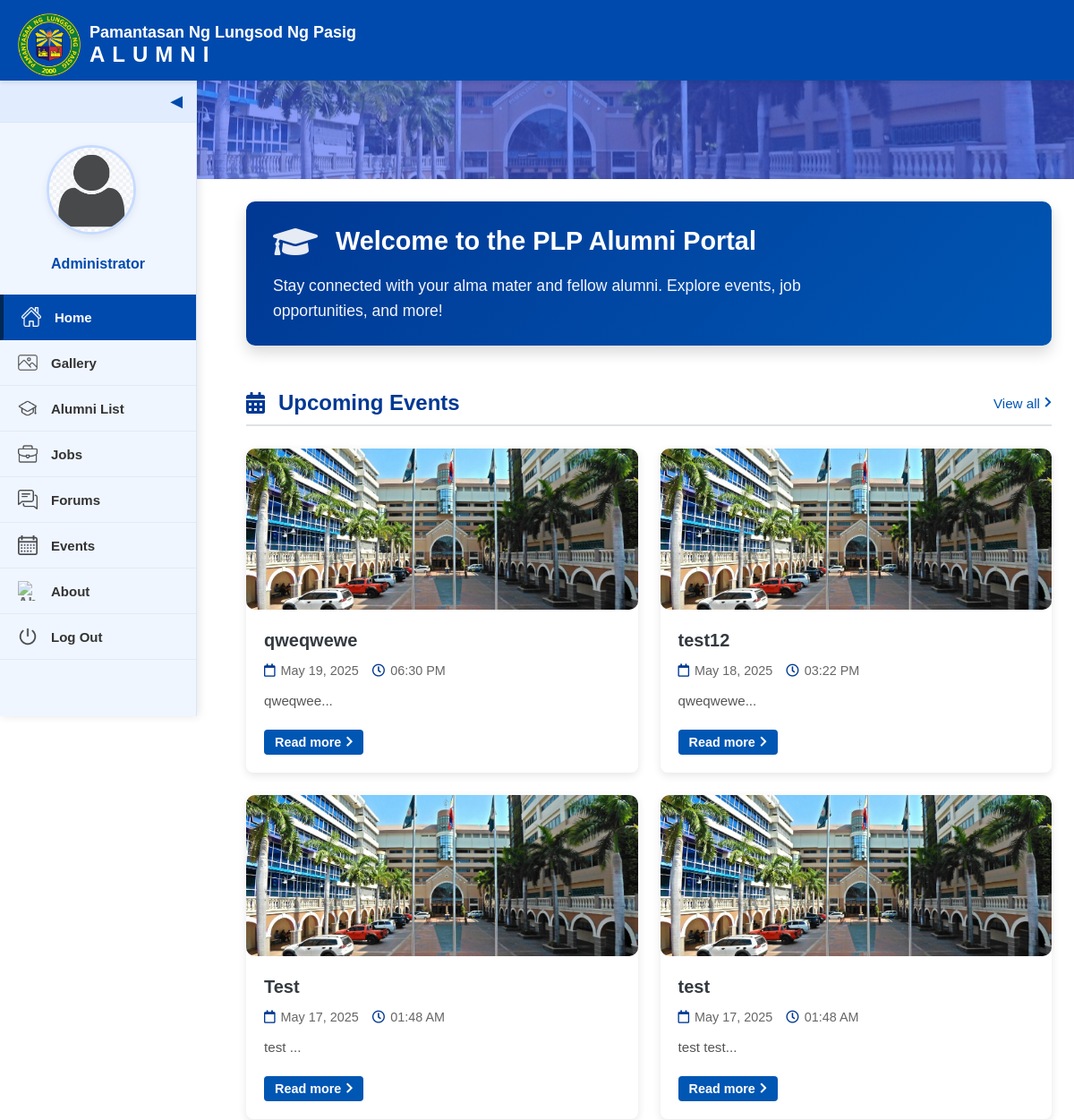
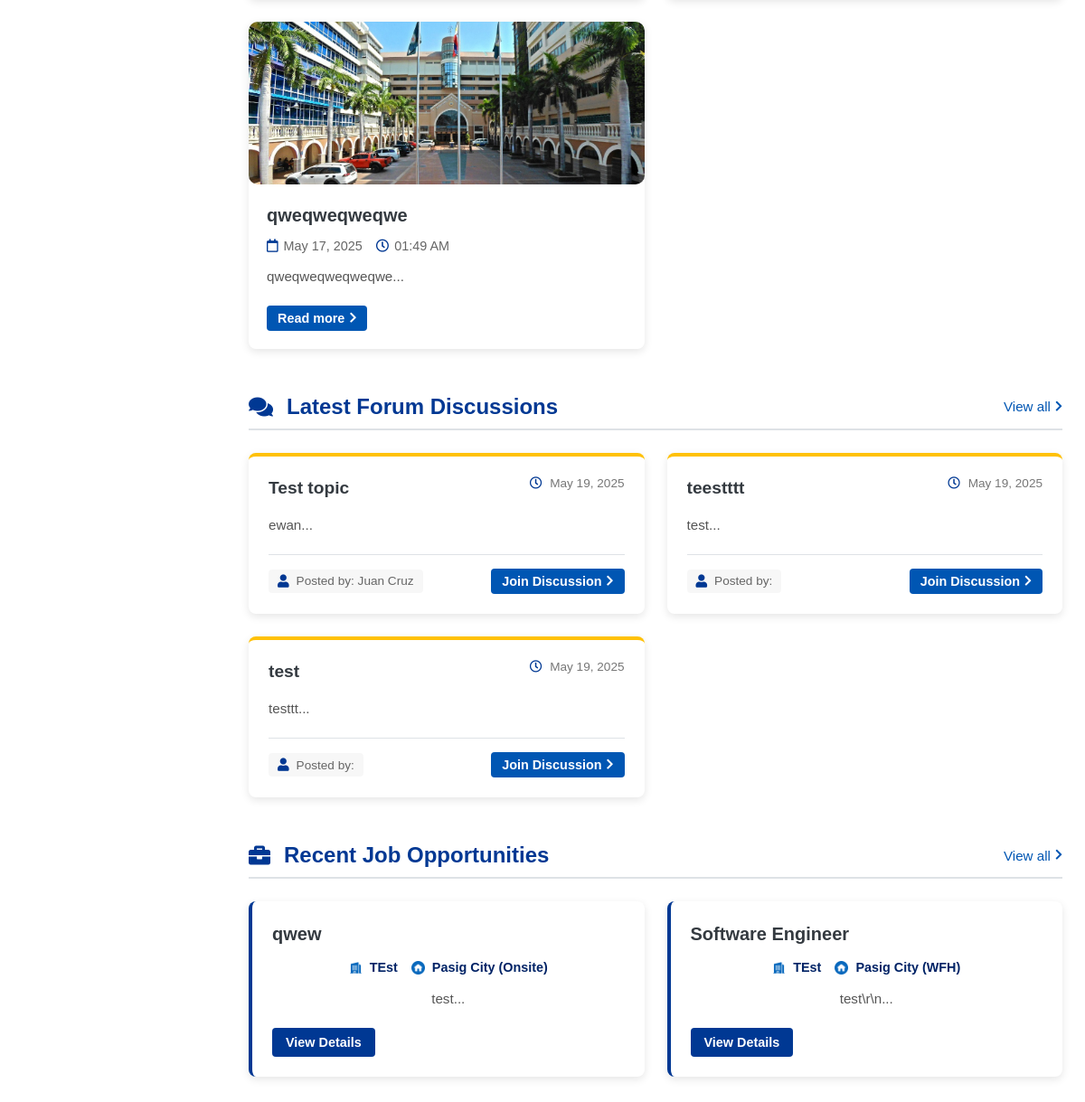
The page /alumni-home.php (signed in) on the database its author committed (2 pictures, top to bottom).
### tables this page shows
CREATE TABLE `users` (
  `id` int(11) NOT NULL,
  `alumni_id` varchar(20) NOT NULL,
  `name` text NOT NULL,
  `username` varchar(200) NOT NULL,
  `password` text NOT NULL,
  `type` tinyint(1) NOT NULL DEFAULT 3 COMMENT '1=Admin,2=Alumni officer, 3= alumnus',
  `auto_generated_pass` text NOT NULL,
  `reset_token` varchar(64) DEFAULT NULL,
  `token_expiry` datetime DEFAULT NULL,
  `is_default_password` tinyint(1) NOT NULL DEFAULT 1 COMMENT '1=Using default password, 0=Password changed'
);

CREATE TABLE `events` (
  `id` int(30) NOT NULL,
  `title` varchar(250) NOT NULL,
  `content` text NOT NULL,
  `schedule` datetime NOT NULL,
  `banner` text NOT NULL,
  `date_created` datetime NOT NULL DEFAULT current_timestamp(),
  `gform_link` varchar(200) NOT NULL,
  `archive_date` date DEFAULT NULL
);

CREATE TABLE `forum_topics` (
  `id` int(30) NOT NULL,
  `title` varchar(250) NOT NULL,
  `description` text NOT NULL,
  `user_id` varchar(9) NOT NULL,
  `date_created` datetime NOT NULL DEFAULT current_timestamp()
);

CREATE TABLE `careers` (
  `id` int(30) NOT NULL,
  `company` varchar(250) NOT NULL,
  `location` text NOT NULL,
  `job_title` text NOT NULL,
  `description` text NOT NULL,
  `user_id` varchar(9) NOT NULL,
  `date_created` datetime NOT NULL DEFAULT current_timestamp()
);

### alumni-home.php (the view, shortened to what this page needs)
<?php
include 'admin/db_connect.php';
$alumni_id = $_SESSION['login_id'];
$user_query = "SELECT * FROM users WHERE alumni_id = ?";
$user_stmt = $conn->prepare($user_query);
$user_stmt->bind_param("s", $alumni_id);
$user_stmt->execute();
$user_result = $user_stmt->get_result();
$user_data = $user_result->fetch_assoc();
$avatar = 'images/avatar.png';
$display_name = $user_data['name'] ?? 'Alumni User';
$event_query = "SELECT * FROM events ORDER BY ABS(DATEDIFF(schedule, CURDATE())), schedule ASC LIMIT 5";
$event_result = $conn->query($event_query);
$forum_query = "SELECT ft.*, u.name FROM forum_topics ft LEFT JOIN users u ON ft.user_id = u.alumni_id ORDER BY ft.date_created DESC LIMIT 3";
$forum_result = $conn->query($forum_query);
$job_query = "SELECT * FROM careers ORDER BY date_created DESC LIMIT 3";
$job_result = $conn->query($job_query);
?>
<!DOCTYPE html>
<html lang="en">
<head>
  <link rel="stylesheet" href="style.css">
  <link rel="stylesheet" href="alumni-home.css">
  <link rel="stylesheet" href="https://cdnjs.cloudflare.com/ajax/libs/font-awesome/5.15.4/css/all.min.css">
</head>
<body>
  <div class="interface-header">
    <img src="images/logo.png" alt="PLP Logo" class="logo-interface">
    <div class="text">
      <div class="school-name">Pamantasan Ng Lungsod Ng Pasig</div>
      <div class="alumni-title">ALUMNI</div>
    </div>
  </div>
  <div class="banner-interface"></div>
  <div class="sidebar" id="sidebar">
    <div class="toggle-btn" onclick="toggleSidebar()">&#x25C0;</div>
    <div class="sidebar-content">
      <div class="profile-section">
        <a href="alumni-manage-profile.php" class="profile-pic">
          <img src="<?php echo htmlspecialchars($avatar); ?>" alt="Profile Picture">
        </a>
        <div class="profile-name"><?php echo htmlspecialchars($display_name); ?></div>
      </div>
      <a href="alumni-home.php" class="active"><img src="images/home.png" alt="Home"><span>Home</span></a>
      <a href="alumni-gallery.php"><img src="images/gallery.png" alt="Gallery"><span>Gallery</span></a>
      <a href="alumni-list.php"><img src="images/alumni_list.png" alt="Alumni List"><span>Alumni List</span></a>
      <a href="alumni-job.php"><img src="images/jobs.png" alt="Jobs"><span>Jobs</span></a>
      <a href="alumni-forums.php"><img src="images/forums.png" alt="Forums"><span>Forums</span></a>
      <a href="alumni-events.php"><img src="images/calendar.png" alt="Events"><span>Events</span></a>
      <a href="alumni-about.php"><img src="images/about.png" alt="About"><span>About</span></a>
      <a href="landing.php"><img src="images/log-out.png" alt="Log Out"><span>Log Out</span></a>
    </div>
  </div>
  <div class="home-main-content">
    <section class="welcome-section">
      <div class="welcome-card">
        <div class="welcome-header">
          <i class="fas fa-graduation-cap"></i>
          <h1>Welcome to the PLP Alumni Portal</h1>
        </div>
        <p>Stay connected with your alma mater and fellow alumni. Explore events, job opportunities, and more!</p>
      </div>
    </section>
    <section class="events-section">
      <div class="section-header">
        <i class="fas fa-calendar-alt"></i>
        <h2>Upcoming Events</h2>
        <a href="alumni-events.php" class="view-all-link">View all</a>
      </div>
      <div class="events-container">
        <?php if($event_result->num_rows > 0): ?>
          <?php while($event = $event_result->fetch_assoc()): ?>
            <div class="event-card">
              <div class="event-img">
                <?php
                  $banner = $event['banner'];
                  if(empty($banner) || !file_exists($banner)) {
                    if(file_exists('images/no-image.jpg')) {
                      $banner = 'images/no-image.jpg';
                    } else {
                      $banner = 'images/avatar.png';
                    }
                  }
                ?>
                <img src="<?php echo $banner; ?>" alt="<?php echo htmlspecialchars($event['title']); ?>" />
              </div>
              <div class="event-details">
                <h3><?php echo htmlspecialchars($event['title']); ?></h3>
                <div class="event-meta">
                  <span><i class="far fa-calendar"></i> <?php echo date('F d, Y', strtotime($event['schedule'])); ?></span>
                  <span><i class="far fa-clock"></i> <?php echo date('h:i A', strtotime($event['schedule'])); ?></span>
                </div>
                <p><?php echo substr(strip_tags(html_entity_decode($event['content'])), 0, 100) . '...'; ?></p>
                <a href="#" class="read-more" data-id="<?php echo $event['id']; ?>">Read more</a>
              </div>
            </div>
          <?php endwhile; ?>
        <?php endif; ?>
      </div>
    </section>
    <section class="forum-section">
      <div class="section-header">
        <i class="fas fa-comments"></i>
        <h2>Latest Forum Discussions</h2>
        <a href="alumni-forums.php" class="view-all-link">View all</a>
      </div>
      <div class="forum-container">
        <?php if($forum_result->num_rows > 0): ?>
          <?php while($topic = $forum_result->fetch_assoc()): ?>
            <div class="forum-card">
              <div class="forum-card-header">
                <h3><?php echo htmlspecialchars($topic['title']); ?></h3>
                <span class="forum-date">
                  <i class="far fa-clock"></i> <?php echo date('M d, Y', strtotime($topic['date_created'])); ?>
                </span>
              </div>
              <p><?php echo substr(strip_tags(html_entity_decode($topic['description'])), 0, 100) . '...'; ?></p>
              <div class="forum-card-footer">
                <span class="posted-by">Posted by: <?php echo htmlspecialchars($topic['name']); ?></span>
                <a href="alumni-forums.php" class="join-discussion">Join Discussion</a>
              </div>
            </div>
          <?php endwhile; ?>
        <?php endif; ?>
      </div>
    </section>
    <section class="jobs-section">
      <div class="section-header">
        <i class="fas fa-briefcase"></i>
        <h2>Recent Job Opportunities</h2>
        <a href="alumni-job.php" class="view-all-link">View all</a>
      </div>
      <div class="jobs-container">
        <?php if($job_result->num_rows > 0): ?>
          <?php while($job = $job_result->fetch_assoc()): ?>
            <div class="job-card">
              <div class="job-card-header">
                <h3><?php echo htmlspecialchars($job['job_title']); ?></h3>
              </div>
              <div class="job-meta">
                <div><img src="images/job-company.png" class="icon-job" /> <?php echo htmlspecialchars($job['company']); ?></div>
                <div><img src="images/job-home.png" class="icon-job" /> <?php echo htmlspecialchars($job['location']); ?></div>
              </div>
              <p><?php echo substr(strip_tags(html_entity_decode($job['description'])), 0, 100) . '...'; ?></p>
              <a href="alumni-job.php" class="view-job-btn">View Details</a>
            </div>
          <?php endwhile; ?>
        <?php endif; ?>
      </div>
    </section>
  </div>
</body>
</html>

### style.css (style rules this page uses)
* { margin: 0; padding: 0; box-sizing: border-box; overscroll-behavior: none; }
body { font-family: Arial, sans-serif; background-color: #ffffff; }
.text { display: flex; flex-direction: column; }
.school-name { font-size: 18px; color: #003366; font-weight: bold; }
.alumni-title { font-size: 24px; color: #003366; letter-spacing: 8px; font-weight: bold; }
.interface-header { background-color: #004aad; color: white; padding: 10px 20px; display: flex; align-items: center; position: fixed; top: 0; left: 0; width: 100%; z-index: 100; box-shadow: 0 2px 5px rgba(0, 0, 0, 0.1); height: 90px; }
.interface-header .school-name { color: white; }
.interface-header .alumni-title { color: white; }
.logo-interface { height: 70px; margin-right: 10px; }
.banner-interface { position: relative; width: 100%; height: 200px; background: url('images/plpasigg.jpg') center/cover no-repeat; margin-top: 100px; z-index: 0; }
.banner-interface::after { content: ''; position: absolute; top: 0; left: 0; height: 100%; width: 100%; background-color: rgba(62, 93, 247, 0.6); z-index: 1; }
.sidebar { background-color: #f0f6ff; width: 220px; height: calc(100vh - 90px); position: fixed; top: 90px; left: 0; display: flex; flex-direction: column; transition: all 0.3s ease; z-index: 5; overflow: hidden; box-shadow: 2px 0 10px rgba(0, 0, 0, 0.1); border-right: 1px solid #d9e5f6; }
.sidebar-content { width: 100%; display: flex; flex-direction: column; align-items: center; max-height: calc(100vh - 90px); overflow-y: auto; padding: 0 0 20px 0; -ms-overflow-style: none; scrollbar-width: none; }
.profile-section { display: flex; flex-direction: column; align-items: center; margin: 25px 0; padding: 0 10px; width: 100%; }
.profile-pic { position: relative; margin-bottom: 15px; text-align: center; width: 100%; }
.profile-pic img { width: 100px; height: 100px; border-radius: 50%; cursor: pointer; object-fit: cover; border: 3px solid #b7d0ff; transition: all 0.3s ease; box-shadow: 0 3px 10px rgba(0, 0, 0, 0.1); }
.profile-name { margin-top: 5px; font-size: 16px; font-weight: bold; color: #004aad; text-align: center; transition: all 0.3s ease; }
.toggle-btn { background-color: #e1ecff; color: #004aad; width: 100%; text-align: right; padding: 12px 15px; cursor: pointer; font-size: 18px; border-bottom: 1px solid #d9e5f6; transition: all 0.3s ease; }
.sidebar-content a { display: flex; align-items: center; width: 100%; color: #333; text-decoration: none; padding: 14px 20px; font-weight: bold; transition: all 0.3s ease; border-bottom: 1px solid rgba(0, 0, 0, 0.05); }
.profile-section .profile-pic { display: block; width: 100%; padding: 0; margin-bottom: 15px; text-align: center; border-bottom: none; }
.sidebar-content .profile-section a.profile-pic { display: block; text-align: center; padding: 0; border-bottom: none; width: 100%; }
.sidebar-content a img { width: 22px; height: 22px; margin-right: 15px; transition: all 0.3s ease; opacity: 0.7; }
.sidebar-content a span { transition: all 0.3s ease; font-size: 15px; }
.sidebar-content a.active { background-color: #004aad; color: white; border-left: 4px solid #002855; }
.sidebar-content a.active img { filter: brightness(0) invert(1); opacity: 1; }
.sidebar:not(.collapsed) .profile-pic img { width: 100px; height: 100px; border-width: 3px; }
.event-img img { width: 150px; height: 150px; object-fit: cover; border-radius: 10px; }
.event-details { flex: 1; }
.event-details h3 { margin-bottom: 10px; }
.event-details p { color: #666; margin-bottom: 15px; }
.read-more { padding: 10px 15px; background-color: #007BFF; color: white; border-radius: 5px; text-decoration: none; }
.job-card { background-color: #99ccff; padding: 30px; width: 800px; border-radius: 30px; box-shadow: 0 4px 10px rgba(0,0,0,0.1); }
.job-meta { display: flex; justify-content: center; gap: 50px; margin-bottom: 20px; }
.job-meta div { display: flex; align-items: center; font-weight: bold; color: #002366; }
.job-meta img { height: 15px; width: 15px; margin-right: 8px; }
.job-card p { color: #fff; text-align: center; margin-bottom: 20px; }
.posted-by { background-color: #003399; color: #fff; padding: 5px 10px; border-radius: 10px; font-size: 12px; }
.read-more { background-color: #003399; color: #fff; border: none; padding: 8px 16px; border-radius: 10px; cursor: pointer; }
.icon-job { width: 18px; height: 18px; margin-right: 8px; filter: brightness(0) saturate(100%) invert(27%) sepia(97%) saturate(4855%) hue-rotate(196deg) brightness(90%) contrast(94%); }

### rows shown on the page
users: name "Administrator"
events: title "qweqwewe", schedule "May 19, 2025", schedule "06:30 PM", content "qweqwee"
events: title "test12", schedule "May 18, 2025", schedule "03:22 PM", content "qweqwewe"
events: title "Test", schedule "May 17, 2025", schedule "01:48 AM", content "test"
events: title (placeholder picture), title "test", schedule "May 17, 2025", schedule "01:48 AM", content "test test"
events: title "qweqweqweqwe", schedule "May 17, 2025", schedule "01:49 AM", content "qweqweqweqweqwe"
forum_topics: title "Test topic", date_created "May 19, 2025", description "ewan", users.name "Juan Cruz"
forum_topics: title "teestttt", date_created "May 19, 2025", description "test"
forum_topics: title "test", date_created "May 19, 2025", description "testtt"
careers: job_title "qwew", company "TEst", location "Pasig City (Onsite)", description "test"
careers: job_title "Software Engineer", company "TEst", location "Pasig City (WFH)", description "test\\r\\n"
